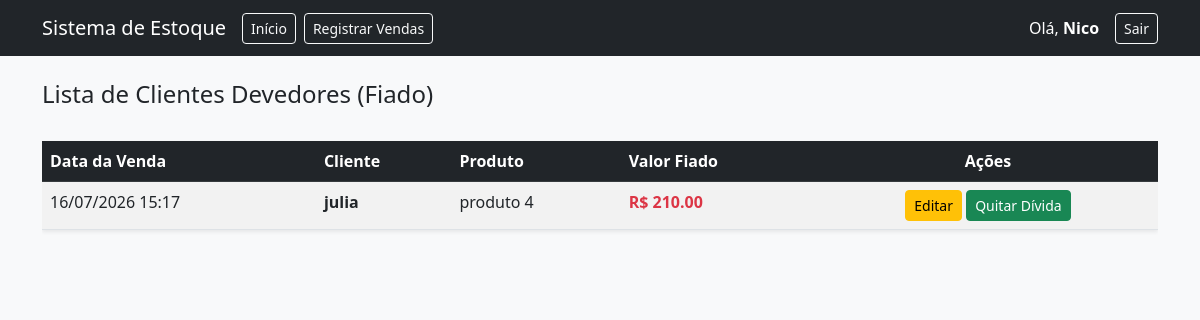
Screenshot of /fiados (signed in) with the database file from the repository.
### app.py (models this page shows)
class Usuario(UserMixin, db.Model):
    id = db.Column(db.Integer, primary_key=True)
    username = db.Column(db.String(50), unique=True, nullable=False)
    senha = db.Column(db.String(50), nullable=False)
    produtos = db.relationship('Produto', backref='dono', lazy='select')
    vendas = db.relationship('Venda', backref='dono', lazy='select')
    fiados = db.relationship('Fiado', backref='dono', lazy='select')

class Fiado(db.Model):
    id = db.Column(db.Integer, primary_key=True)
    cliente = db.Column(db.String(100), nullable=False)
    produto_nome = db.Column(db.String(100), nullable=False)
    valor_fiado = db.Column(db.Float, nullable=False)
    data_venda = db.Column(db.DateTime, default=datetime.now)
    usuario_id = db.Column(db.Integer, db.ForeignKey('usuario.id'), nullable=False)

### app.py (the view)
@app.route('/fiados')
@login_required
def fiados():
    lista_fiados = Fiado.query.filter_by(usuario_id=current_user.id).order_by(Fiado.data_venda.desc()).all()
    return render_template('fiados.html', fiados=lista_fiados)

### app.py (called while the page is built)
@login_manager.user_loader
def load_user(user_id):
    return db.session.get(Usuario, int(user_id))

### templates/fiados.html (shortened to what this page needs)
<!DOCTYPE html>
<html lang="pt-br">
<head>
    <link href="https://cdn.jsdelivr.net/npm/bootstrap@5.3.0/dist/css/bootstrap.min.css" rel="stylesheet">
</head>
<body class="bg-light">
    <nav class="navbar navbar-expand-lg navbar-dark bg-dark mb-4">
        <div class="container">
            <a class="navbar-brand" href="/">Sistema de Estoque</a>
            <div class="collapse navbar-collapse" id="navbarNav">
                <ul class="navbar-nav me-auto">
                    <li class="nav-item">
                        <a class="btn btn-outline-light btn-sm me-2" href="/">Início</a>
                    </li>
                    <li class="nav-item">
                        <a class="btn btn-outline-light btn-sm me-2" href="/registrarVendas">Registrar Vendas</a>
                    </li>
                </ul>
            </div>
            <div class="d-flex align-items-center">
                <span class="navbar-text me-3 text-white">
                    Olá, <strong>{{ current_user.username }}</strong>
                </span>
                <a href="/logout" class="btn btn-outline-light btn-sm">Sair</a>
            </div>
        </div>
    </nav>
    <div class="container">
        <h2 class="h4 mb-3">Lista de Clientes Devedores (Fiado)</h2>
        <div class="table-responsive">
            <table class="table table-striped table-hover mt-3 bg-white shadow-sm">
                <thead class="table-dark">
                    <tr>
                        <th>Data da Venda</th>
                        <th>Cliente</th>
                        <th>Produto</th>
                        <th>Valor Fiado</th>
                        <th class="text-center">Ações</th>
                    </tr>
                </thead>
                <tbody>
                    {% for fiado in fiados %}
                    <tr>
                        <td>{{ fiado.data_venda.strftime('%d/%m/%Y %H:%M') }}</td>
                        <td><strong>{{ fiado.cliente }}</strong></td>
                        <td>{{ fiado.produto_nome }}</td>
                        <td class="text-danger fw-bold">R$ {{ "%.2f"|format(fiado.valor_fiado) }}</td>
                        <td class="text-center">
                            <a href="/editar_fiado/{{fiado.id}}" class="btn btn-warning btn-sm">Editar</a>
                            <a href="/deletar_fiado/{{fiado.id}}" class="btn btn-success btn-sm"
                                onclick="return confirm('Confirmar que {{fiado.cliente}} quitou essa dívida? O registro será apagado.')">Quitar Dívida</a>
                        </td>
                    </tr>
                    {% endfor %}
                </tbody>
            </table>
        </div>
    </div>
</body>
</html>

### rows the page displays
Usuario: username "Nico"
Fiado: data_venda "16/07/2026 15:17", cliente "julia", produto_nome "produto 4", valor_fiado "210.00"
